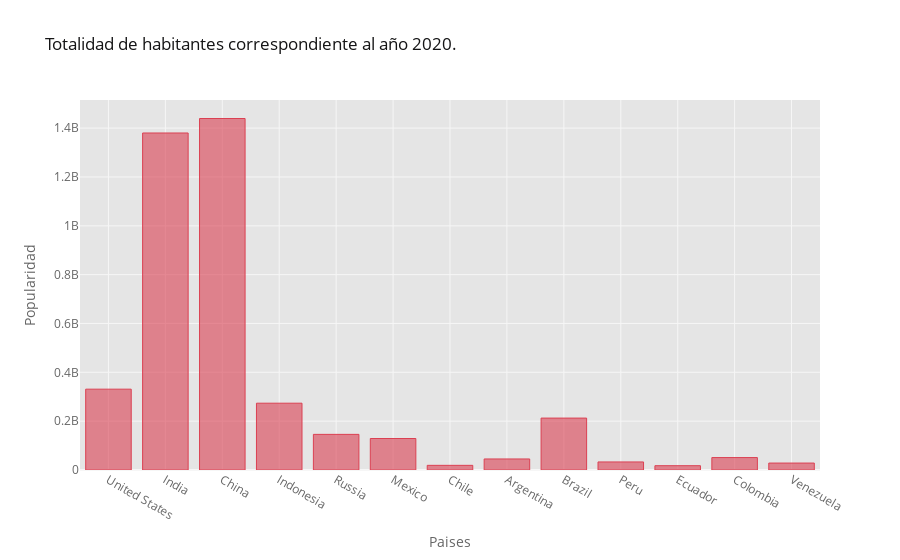

This figure's notebook cell:
### Code cell
#En este lugar, únicamente analizaremos la totalidad de habitantes correspondiente al año 2020.
df_population_2020 = df_population[df_population.index.isin([2020])]#Aqui filtramos el año 2020
df_population_2020 = df_population_2020.T#Aqui se cambian filas y columnas 

df_population_2020.iplot(kind='bar', xTitle='Paises', yTitle='Popularidad', #Titulos para el eje X y eje Y
                           title='Totalidad de habitantes correspondiente al año 2020.', color='red')

### Figure 1 — Plotly figure (JSON) as saved in the notebook; plotly's stock layout.template omitted (floating-point values rounded to 4 significant figures)
{"data": [{"marker": {"color": "rgba(219, 64, 82, 0.6)", "line": {"color": "rgba(219, 64, 82, 1.0)", "width": 1}}, "name": "2020.0", "orientation": "v", "text": "", "type": "bar", "x": ["United States", "India", "China", "Indonesia", "Russia", "Mexico", "Chile", "Argentina", "Brazil", "Peru", "Ecuador", "Colombia", "Venezuela"], "y": [331002651, 1380004385, 1439323776, 273523615, 145934462, 128932753, 19116201, 45195774, 212559417, 32971854, 17643054, 50882891, 28435940]}], "layout": {"legend": {"bgcolor": "#FFFFFF", "font": {"color": "#666666"}}, "paper_bgcolor": "#FFFFFF", "plot_bgcolor": "#E5E5E5", "title": {"font": {"color": "#151516"}, "text": "Totalidad de habitantes correspondiente al año 2020."}, "xaxis": {"gridcolor": "#F6F6F6", "showgrid": true, "tickfont": {"color": "#666666"}, "title": {"font": {"color": "#666666"}, "text": "Paises"}, "zerolinecolor": "#F6F6F6"}, "yaxis": {"gridcolor": "#F6F6F6", "showgrid": true, "tickfont": {"color": "#666666"}, "title": {"font": {"color": "#666666"}, "text": "Popularidad"}, "zerolinecolor": "#F6F6F6"}}}
